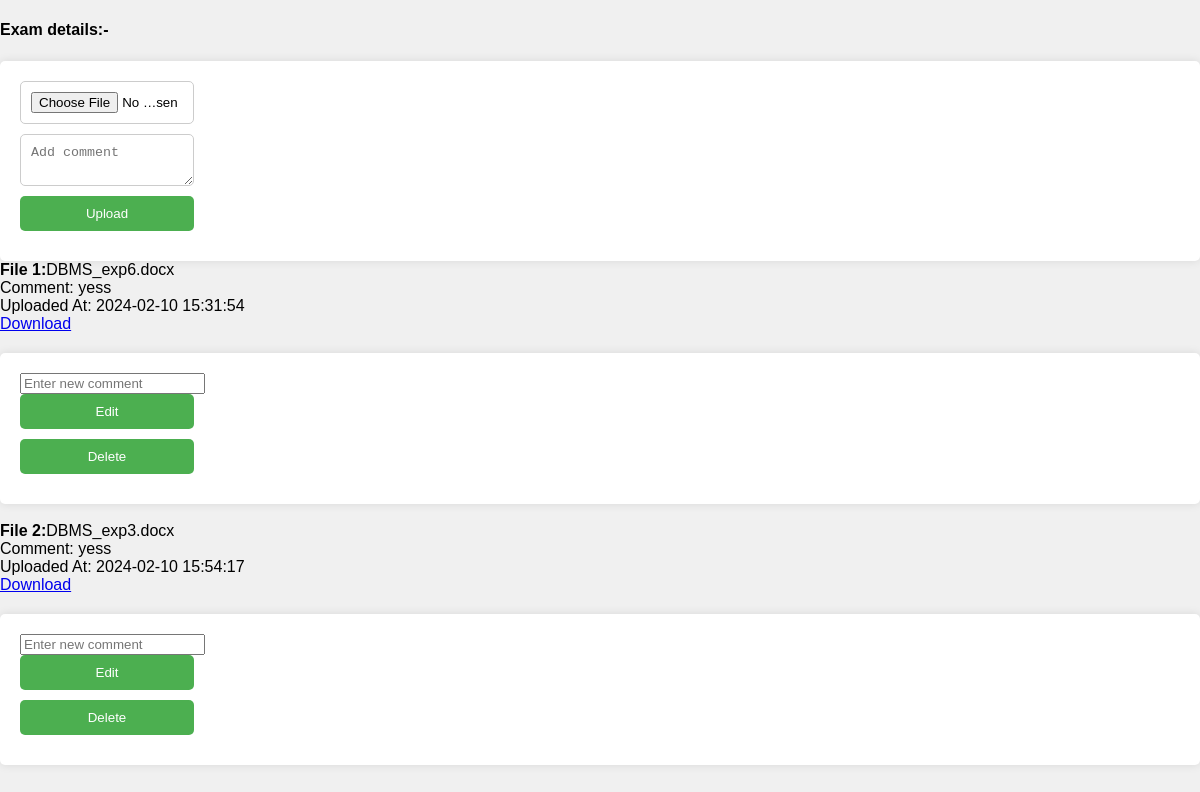
Page /exam_fc.php on the committed database.
### tables this page shows
CREATE TABLE `exam` (
  `id` int(100) NOT NULL,
  `name` varchar(255) NOT NULL,
  `comment` varchar(500) NOT NULL,
  `size` int(100) NOT NULL,
  `type` varchar(255) NOT NULL,
  `path` varchar(255) NOT NULL,
  `uploaded at` timestamp NOT NULL DEFAULT current_timestamp()
);

### exam_fc.php (the view, shortened to what this page needs)
<!DOCTYPE html>
<html>
<head>
</head>
<body>
<h4>Exam details:- </h4>
<form method="post" enctype="multipart/form-data">
    <input type="file" name="file">
    <textarea name="comment" placeholder="Add comment"></textarea>
    <input type="submit" name="submit" value="Upload">
</form>
</body>
</html>
<?php
$conn = new mysqli("localhost", "root", "", "log");
$sql = "SELECT * FROM exam";
$result = $conn->query($sql);
if ($result->num_rows > 0) {
    $count=1;
    while ($row = $result->fetch_assoc()) {
        echo "<div>";
        echo "<strong>File $count:</strong>" . $row["name"] . "<br>";
        echo "Comment: " . $row['comment'] ."<br>";
        echo "Uploaded At: " . $row["uploaded at"] . "<br>";
        echo "<a href='" . $row["path"] . "' target='_blank'>Download</a><br>";
        echo "<form method='post' action='".$_SERVER["PHP_SELF"]."'>";
        echo "<input type='text' name='new_comment' placeholder='Enter new comment'>";
        echo "<input type='submit' name='edit_file' value='Edit'>";
        echo "<input type='submit' name='delete_file' value='Delete'>";
        echo "</form>";
        echo "</div><br>";
        $count++;
    }
} else {
    echo "No files uploaded yet.";
}
?>

### exam_fc.php (style rules this page uses)
body { font-family: Arial, sans-serif; background-color: #f0f0f0; margin: 0; padding: 0; }
form { margin-top: 20px; padding: 20px; background-color: #fff; border-radius: 5px; box-shadow: 0 0 10px rgba(0, 0, 0, 0.1); }
input[type="file"], textarea, input[type="submit"] { display: block; margin-bottom: 10px; width: 15%; padding: 10px; border: 1px solid #ccc; border-radius: 5px; box-sizing: border-box; }
input[type="submit"] { background-color: #4CAF50; color: white; border: none; cursor: pointer; }

### rows in the picture
exam: name "DBMS_exp6.docx", comment "yess", uploaded at "2024-02-10 15:31:54"
exam: name "DBMS_exp3.docx", comment "yess", uploaded at "2024-02-10 15:54:17"
